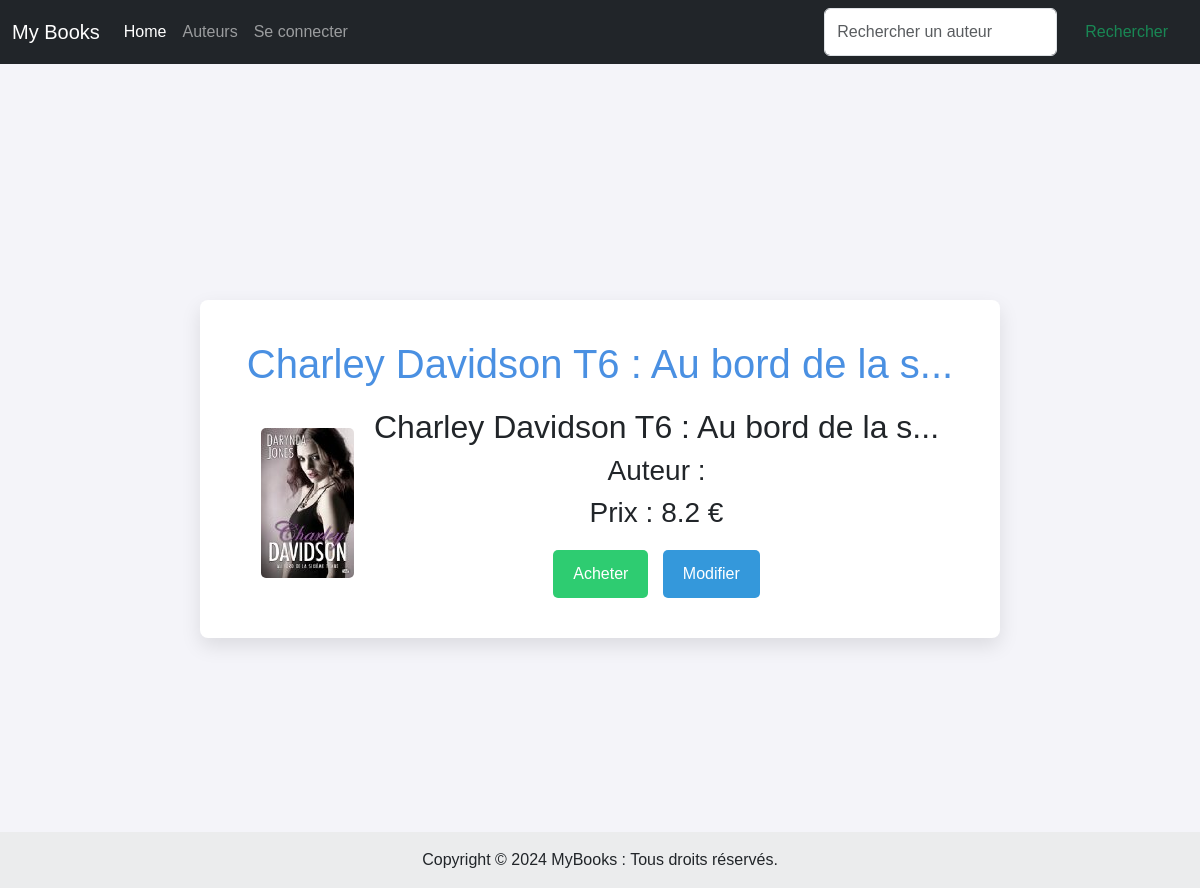
The app's page /detail/21 with its own data.
### tuto/models.py (models this page shows, shortened)
class Book(db.Model):
    id = db.Column(db.Integer, primary_key=True)
    price = db.Column(db.Float)
    title = db.Column(db.String(100))
    url = db.Column(db.String(100))
    img = db.Column(db.String(100))
    author_id = db.Column(db.Integer, db.ForeignKey('author.id'))
    author = db.relationship('Author',
    backref=db.backref('books', lazy='dynamic'))

### tuto/views.py (the view)
@app.route("/detail/<id>")
def detail(id):
    try:
        books = get_sample()  # ou `Book.query.all()` si tu utilises une base de données
        book = books[int(id) - 1]
        return render_template("detail.html", book=book)
    except IndexError:
        return render_template("404.html"), 404

### tuto/models.py (called while the page is built)
def get_sample():
    return Book.query.all()

### tuto/templates/detail.html
{% extends 'base.html' %}
{% block styles %}
    {{ super() }}
    <link rel="stylesheet" href="{{ url_for('static', filename='detail.css') }}">
{% endblock %}
{% block content %}
    <div class="livre-container">
        <h1 class="livre-title">{{ book.title }}</h1>
        <div class="livre-detail">
            <div class="livre-image">
                <img src="{{ url_for('static', filename='images/' + book.img) }}" alt="{{ book.title }}" title="{{ book.title }}" class="img-fluid">
            </div>
            <div class="livre-info text-center">
                <h2 class="livre-subtitle">{{ book.title }}</h2>
                <h3 class="livre-author">Auteur : {{ book.author.name }}</h3>
                <h3 class="livre-price">Prix : {{ book.price }} €</h3>
                <div class="button-container">
                    <button type="button" class="btn acheter-button" onclick="window.location.href='{{ book.url }}';">Acheter</button>
                    <button type="button" class="btn modifier-button" onclick="window.location.href='{{ url_for('edit_author', id=book.id) }}';">Modifier</button>
                </div>
            </div>
        </div>
    </div>
{% endblock %}

### tuto/static/detail.css (style rules this page uses)
body { font-family: 'Arial', sans-serif; background-color: #f4f4f9; margin: 0; padding: 0; display: flex; flex-direction: column; min-height: 100vh; padding-top: 300px; padding-bottom: 250px; }
.livre-container { max-width: 800px; padding: 40px; background-color: #ffffff; border-radius: 8px; box-shadow: 0 8px 20px rgba(0, 0, 0, 0.1); margin: auto; flex-grow: 1; display: flex; flex-direction: column; align-items: center; justify-content: center; }
.livre-title { font-size: 2.5rem; color: #4a90e2; margin-bottom: 20px; text-align: center; }
.livre-detail { display: flex; align-items: center; justify-content: center; }
.livre-image img { max-width: 200px; border-radius: 5px; }
.livre-info { text-align: left; margin-left: 20px; }
.button-container { margin-top: 20px; }
.btn { padding: 12px 20px; border: none; border-radius: 5px; cursor: pointer; transition: background-color 0.3s, transform 0.2s; }
.acheter-button { background-color: #2ecc71; color: white; margin-right: 10px; }
.modifier-button { background-color: #3498db; color: white; }

### records on screen
Book: title "Charley Davidson T6 : Au bord de la s...", img (picture), price "8.2"
